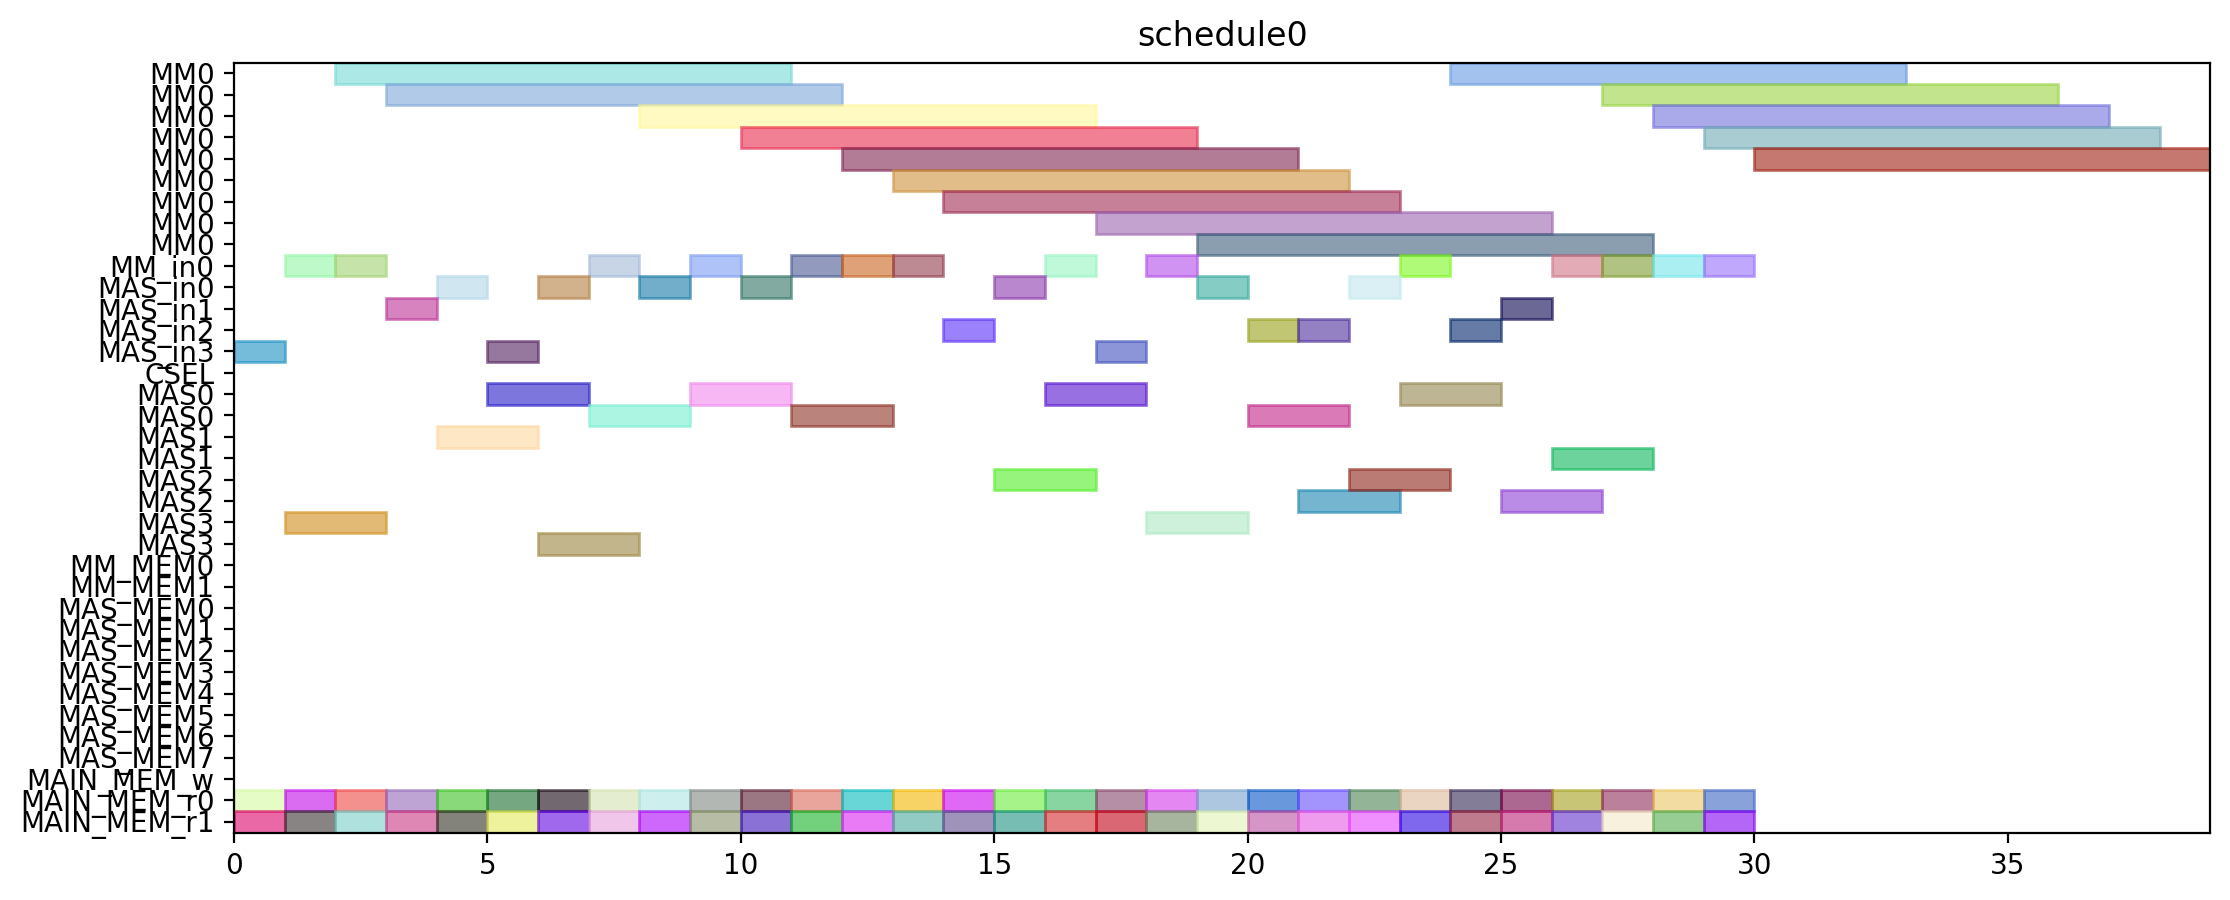

This figure's Python source:
from pyschedule import Scenario, solvers, plotters, alt


def solve():
	horizon = 120
	S = Scenario("schedule0", horizon=horizon)

	# resource
	MM = S.Resources('MM', num=1, size=9)
	MM_in = S.Resources('MM_in', num=1)
	MAS_in = S.Resources('MAS_in', num=4)
	CSEL = S.Resource('CSEL')
	MAS = S.Resources('MAS', num=4, size=2, periods=range(1, horizon))
	MM_MEM = S.Resources('MM_MEM', num=2)
	MAS_MEM = S.Resources('MAS_MEM', num=8)
	MAIN_MEM_w = S.Resource('MAIN_MEM_w', size=1)
	MAIN_MEM_r = S.Resources('MAIN_MEM_r', num=2)

	# result of previous scheduling

	# new tasks
	t1_t0 = S.Task('t1_t0', length=9, delay_cost=1)
	t1_t0 += alt(MM)
	t1_t0_in = S.Task('t1_t0_in', length=1, delay_cost=1)
	t1_t0_in += alt(MM_in)
	S += t1_t0_in*MM_in[0]<=t1_t0*MM[0]
	t1_t0_mem0 = S.Task('t1_t0_mem0', length=1, delay_cost=1)
	t1_t0_mem0 += MAIN_MEM_r[0]
	S += t1_t0_mem0 <= t1_t0

	t1_t0_mem1 = S.Task('t1_t0_mem1', length=1, delay_cost=1)
	t1_t0_mem1 += MAIN_MEM_r[1]
	S += t1_t0_mem1 <= t1_t0

	t1_t1 = S.Task('t1_t1', length=9, delay_cost=1)
	t1_t1 += alt(MM)
	t1_t1_in = S.Task('t1_t1_in', length=1, delay_cost=1)
	t1_t1_in += alt(MM_in)
	S += t1_t1_in*MM_in[0]<=t1_t1*MM[0]
	t1_t1_mem0 = S.Task('t1_t1_mem0', length=1, delay_cost=1)
	t1_t1_mem0 += MAIN_MEM_r[0]
	S += t1_t1_mem0 <= t1_t1

	t1_t1_mem1 = S.Task('t1_t1_mem1', length=1, delay_cost=1)
	t1_t1_mem1 += MAIN_MEM_r[1]
	S += t1_t1_mem1 <= t1_t1

	t1_t2 = S.Task('t1_t2', length=2, delay_cost=1)
	t1_t2 += alt(MAS)
	t1_t2_in = S.Task('t1_t2_in', length=1, delay_cost=1)
	t1_t2_in += alt(MAS_in)
	S += t1_t2_in*MAS_in[0]<=t1_t2*MAS[0]

	S += t1_t2_in*MAS_in[1]<=t1_t2*MAS[1]

	S += t1_t2_in*MAS_in[2]<=t1_t2*MAS[2]

	S += t1_t2_in*MAS_in[3]<=t1_t2*MAS[3]

	t1_t2_mem0 = S.Task('t1_t2_mem0', length=1, delay_cost=1)
	t1_t2_mem0 += MAIN_MEM_r[0]
	S += t1_t2_mem0 <= t1_t2

	t1_t2_mem1 = S.Task('t1_t2_mem1', length=1, delay_cost=1)
	t1_t2_mem1 += MAIN_MEM_r[1]
	S += t1_t2_mem1 <= t1_t2

	t1_t3 = S.Task('t1_t3', length=2, delay_cost=1)
	t1_t3 += alt(MAS)
	t1_t3_in = S.Task('t1_t3_in', length=1, delay_cost=1)
	t1_t3_in += alt(MAS_in)
	S += t1_t3_in*MAS_in[0]<=t1_t3*MAS[0]

	S += t1_t3_in*MAS_in[1]<=t1_t3*MAS[1]

	S += t1_t3_in*MAS_in[2]<=t1_t3*MAS[2]

	S += t1_t3_in*MAS_in[3]<=t1_t3*MAS[3]

	t1_t3_mem0 = S.Task('t1_t3_mem0', length=1, delay_cost=1)
	t1_t3_mem0 += MAIN_MEM_r[0]
	S += t1_t3_mem0 <= t1_t3

	t1_t3_mem1 = S.Task('t1_t3_mem1', length=1, delay_cost=1)
	t1_t3_mem1 += MAIN_MEM_r[1]
	S += t1_t3_mem1 <= t1_t3

	t2_t0 = S.Task('t2_t0', length=9, delay_cost=1)
	t2_t0 += alt(MM)
	t2_t0_in = S.Task('t2_t0_in', length=1, delay_cost=1)
	t2_t0_in += alt(MM_in)
	S += t2_t0_in*MM_in[0]<=t2_t0*MM[0]
	t2_t0_mem0 = S.Task('t2_t0_mem0', length=1, delay_cost=1)
	t2_t0_mem0 += MAIN_MEM_r[0]
	S += t2_t0_mem0 <= t2_t0

	t2_t0_mem1 = S.Task('t2_t0_mem1', length=1, delay_cost=1)
	t2_t0_mem1 += MAIN_MEM_r[1]
	S += t2_t0_mem1 <= t2_t0

	t2_t1 = S.Task('t2_t1', length=9, delay_cost=1)
	t2_t1 += alt(MM)
	t2_t1_in = S.Task('t2_t1_in', length=1, delay_cost=1)
	t2_t1_in += alt(MM_in)
	S += t2_t1_in*MM_in[0]<=t2_t1*MM[0]
	t2_t1_mem0 = S.Task('t2_t1_mem0', length=1, delay_cost=1)
	t2_t1_mem0 += MAIN_MEM_r[0]
	S += t2_t1_mem0 <= t2_t1

	t2_t1_mem1 = S.Task('t2_t1_mem1', length=1, delay_cost=1)
	t2_t1_mem1 += MAIN_MEM_r[1]
	S += t2_t1_mem1 <= t2_t1

	t2_t2 = S.Task('t2_t2', length=2, delay_cost=1)
	t2_t2 += alt(MAS)
	t2_t2_in = S.Task('t2_t2_in', length=1, delay_cost=1)
	t2_t2_in += alt(MAS_in)
	S += t2_t2_in*MAS_in[0]<=t2_t2*MAS[0]

	S += t2_t2_in*MAS_in[1]<=t2_t2*MAS[1]

	S += t2_t2_in*MAS_in[2]<=t2_t2*MAS[2]

	S += t2_t2_in*MAS_in[3]<=t2_t2*MAS[3]

	t2_t2_mem0 = S.Task('t2_t2_mem0', length=1, delay_cost=1)
	t2_t2_mem0 += MAIN_MEM_r[0]
	S += t2_t2_mem0 <= t2_t2

	t2_t2_mem1 = S.Task('t2_t2_mem1', length=1, delay_cost=1)
	t2_t2_mem1 += MAIN_MEM_r[1]
	S += t2_t2_mem1 <= t2_t2

	t2_t3 = S.Task('t2_t3', length=2, delay_cost=1)
	t2_t3 += alt(MAS)
	t2_t3_in = S.Task('t2_t3_in', length=1, delay_cost=1)
	t2_t3_in += alt(MAS_in)
	S += t2_t3_in*MAS_in[0]<=t2_t3*MAS[0]

	S += t2_t3_in*MAS_in[1]<=t2_t3*MAS[1]

	S += t2_t3_in*MAS_in[2]<=t2_t3*MAS[2]

	S += t2_t3_in*MAS_in[3]<=t2_t3*MAS[3]

	t2_t3_mem0 = S.Task('t2_t3_mem0', length=1, delay_cost=1)
	t2_t3_mem0 += MAIN_MEM_r[0]
	S += t2_t3_mem0 <= t2_t3

	t2_t3_mem1 = S.Task('t2_t3_mem1', length=1, delay_cost=1)
	t2_t3_mem1 += MAIN_MEM_r[1]
	S += t2_t3_mem1 <= t2_t3

	t0_t0 = S.Task('t0_t0', length=9, delay_cost=1)
	t0_t0 += alt(MM)
	t0_t0_in = S.Task('t0_t0_in', length=1, delay_cost=1)
	t0_t0_in += alt(MM_in)
	S += t0_t0_in*MM_in[0]<=t0_t0*MM[0]
	t0_t0_mem0 = S.Task('t0_t0_mem0', length=1, delay_cost=1)
	t0_t0_mem0 += MAIN_MEM_r[0]
	S += t0_t0_mem0 <= t0_t0

	t0_t0_mem1 = S.Task('t0_t0_mem1', length=1, delay_cost=1)
	t0_t0_mem1 += MAIN_MEM_r[1]
	S += t0_t0_mem1 <= t0_t0

	t0_t1 = S.Task('t0_t1', length=9, delay_cost=1)
	t0_t1 += alt(MM)
	t0_t1_in = S.Task('t0_t1_in', length=1, delay_cost=1)
	t0_t1_in += alt(MM_in)
	S += t0_t1_in*MM_in[0]<=t0_t1*MM[0]
	t0_t1_mem0 = S.Task('t0_t1_mem0', length=1, delay_cost=1)
	t0_t1_mem0 += MAIN_MEM_r[0]
	S += t0_t1_mem0 <= t0_t1

	t0_t1_mem1 = S.Task('t0_t1_mem1', length=1, delay_cost=1)
	t0_t1_mem1 += MAIN_MEM_r[1]
	S += t0_t1_mem1 <= t0_t1

	t0_t2 = S.Task('t0_t2', length=2, delay_cost=1)
	t0_t2 += alt(MAS)
	t0_t2_in = S.Task('t0_t2_in', length=1, delay_cost=1)
	t0_t2_in += alt(MAS_in)
	S += t0_t2_in*MAS_in[0]<=t0_t2*MAS[0]

	S += t0_t2_in*MAS_in[1]<=t0_t2*MAS[1]

	S += t0_t2_in*MAS_in[2]<=t0_t2*MAS[2]

	S += t0_t2_in*MAS_in[3]<=t0_t2*MAS[3]

	t0_t2_mem0 = S.Task('t0_t2_mem0', length=1, delay_cost=1)
	t0_t2_mem0 += MAIN_MEM_r[0]
	S += t0_t2_mem0 <= t0_t2

	t0_t2_mem1 = S.Task('t0_t2_mem1', length=1, delay_cost=1)
	t0_t2_mem1 += MAIN_MEM_r[1]
	S += t0_t2_mem1 <= t0_t2

	t0_t3 = S.Task('t0_t3', length=2, delay_cost=1)
	t0_t3 += alt(MAS)
	t0_t3_in = S.Task('t0_t3_in', length=1, delay_cost=1)
	t0_t3_in += alt(MAS_in)
	S += t0_t3_in*MAS_in[0]<=t0_t3*MAS[0]

	S += t0_t3_in*MAS_in[1]<=t0_t3*MAS[1]

	S += t0_t3_in*MAS_in[2]<=t0_t3*MAS[2]

	S += t0_t3_in*MAS_in[3]<=t0_t3*MAS[3]

	t0_t3_mem0 = S.Task('t0_t3_mem0', length=1, delay_cost=1)
	t0_t3_mem0 += MAIN_MEM_r[0]
	S += t0_t3_mem0 <= t0_t3

	t0_t3_mem1 = S.Task('t0_t3_mem1', length=1, delay_cost=1)
	t0_t3_mem1 += MAIN_MEM_r[1]
	S += t0_t3_mem1 <= t0_t3

	t4_t0_t0 = S.Task('t4_t0_t0', length=9, delay_cost=1)
	t4_t0_t0 += alt(MM)
	t4_t0_t0_in = S.Task('t4_t0_t0_in', length=1, delay_cost=1)
	t4_t0_t0_in += alt(MM_in)
	S += t4_t0_t0_in*MM_in[0]<=t4_t0_t0*MM[0]
	t4_t0_t0_mem0 = S.Task('t4_t0_t0_mem0', length=1, delay_cost=1)
	t4_t0_t0_mem0 += MAIN_MEM_r[0]
	S += t4_t0_t0_mem0 <= t4_t0_t0

	t4_t0_t0_mem1 = S.Task('t4_t0_t0_mem1', length=1, delay_cost=1)
	t4_t0_t0_mem1 += MAIN_MEM_r[1]
	S += t4_t0_t0_mem1 <= t4_t0_t0

	t4_t0_t1 = S.Task('t4_t0_t1', length=9, delay_cost=1)
	t4_t0_t1 += alt(MM)
	t4_t0_t1_in = S.Task('t4_t0_t1_in', length=1, delay_cost=1)
	t4_t0_t1_in += alt(MM_in)
	S += t4_t0_t1_in*MM_in[0]<=t4_t0_t1*MM[0]
	t4_t0_t1_mem0 = S.Task('t4_t0_t1_mem0', length=1, delay_cost=1)
	t4_t0_t1_mem0 += MAIN_MEM_r[0]
	S += t4_t0_t1_mem0 <= t4_t0_t1

	t4_t0_t1_mem1 = S.Task('t4_t0_t1_mem1', length=1, delay_cost=1)
	t4_t0_t1_mem1 += MAIN_MEM_r[1]
	S += t4_t0_t1_mem1 <= t4_t0_t1

	t4_t0_t2 = S.Task('t4_t0_t2', length=2, delay_cost=1)
	t4_t0_t2 += alt(MAS)
	t4_t0_t2_in = S.Task('t4_t0_t2_in', length=1, delay_cost=1)
	t4_t0_t2_in += alt(MAS_in)
	S += t4_t0_t2_in*MAS_in[0]<=t4_t0_t2*MAS[0]

	S += t4_t0_t2_in*MAS_in[1]<=t4_t0_t2*MAS[1]

	S += t4_t0_t2_in*MAS_in[2]<=t4_t0_t2*MAS[2]

	S += t4_t0_t2_in*MAS_in[3]<=t4_t0_t2*MAS[3]

	t4_t0_t2_mem0 = S.Task('t4_t0_t2_mem0', length=1, delay_cost=1)
	t4_t0_t2_mem0 += MAIN_MEM_r[0]
	S += t4_t0_t2_mem0 <= t4_t0_t2

	t4_t0_t2_mem1 = S.Task('t4_t0_t2_mem1', length=1, delay_cost=1)
	t4_t0_t2_mem1 += MAIN_MEM_r[1]
	S += t4_t0_t2_mem1 <= t4_t0_t2

	t4_t0_t3 = S.Task('t4_t0_t3', length=2, delay_cost=1)
	t4_t0_t3 += alt(MAS)
	t4_t0_t3_in = S.Task('t4_t0_t3_in', length=1, delay_cost=1)
	t4_t0_t3_in += alt(MAS_in)
	S += t4_t0_t3_in*MAS_in[0]<=t4_t0_t3*MAS[0]

	S += t4_t0_t3_in*MAS_in[1]<=t4_t0_t3*MAS[1]

	S += t4_t0_t3_in*MAS_in[2]<=t4_t0_t3*MAS[2]

	S += t4_t0_t3_in*MAS_in[3]<=t4_t0_t3*MAS[3]

	t4_t0_t3_mem0 = S.Task('t4_t0_t3_mem0', length=1, delay_cost=1)
	t4_t0_t3_mem0 += MAIN_MEM_r[0]
	S += t4_t0_t3_mem0 <= t4_t0_t3

	t4_t0_t3_mem1 = S.Task('t4_t0_t3_mem1', length=1, delay_cost=1)
	t4_t0_t3_mem1 += MAIN_MEM_r[1]
	S += t4_t0_t3_mem1 <= t4_t0_t3

	t4_t1_t0 = S.Task('t4_t1_t0', length=9, delay_cost=1)
	t4_t1_t0 += alt(MM)
	t4_t1_t0_in = S.Task('t4_t1_t0_in', length=1, delay_cost=1)
	t4_t1_t0_in += alt(MM_in)
	S += t4_t1_t0_in*MM_in[0]<=t4_t1_t0*MM[0]
	t4_t1_t0_mem0 = S.Task('t4_t1_t0_mem0', length=1, delay_cost=1)
	t4_t1_t0_mem0 += MAIN_MEM_r[0]
	S += t4_t1_t0_mem0 <= t4_t1_t0

	t4_t1_t0_mem1 = S.Task('t4_t1_t0_mem1', length=1, delay_cost=1)
	t4_t1_t0_mem1 += MAIN_MEM_r[1]
	S += t4_t1_t0_mem1 <= t4_t1_t0

	t4_t1_t1 = S.Task('t4_t1_t1', length=9, delay_cost=1)
	t4_t1_t1 += alt(MM)
	t4_t1_t1_in = S.Task('t4_t1_t1_in', length=1, delay_cost=1)
	t4_t1_t1_in += alt(MM_in)
	S += t4_t1_t1_in*MM_in[0]<=t4_t1_t1*MM[0]
	t4_t1_t1_mem0 = S.Task('t4_t1_t1_mem0', length=1, delay_cost=1)
	t4_t1_t1_mem0 += MAIN_MEM_r[0]
	S += t4_t1_t1_mem0 <= t4_t1_t1

	t4_t1_t1_mem1 = S.Task('t4_t1_t1_mem1', length=1, delay_cost=1)
	t4_t1_t1_mem1 += MAIN_MEM_r[1]
	S += t4_t1_t1_mem1 <= t4_t1_t1

	t4_t1_t2 = S.Task('t4_t1_t2', length=2, delay_cost=1)
	t4_t1_t2 += alt(MAS)
	t4_t1_t2_in = S.Task('t4_t1_t2_in', length=1, delay_cost=1)
	t4_t1_t2_in += alt(MAS_in)
	S += t4_t1_t2_in*MAS_in[0]<=t4_t1_t2*MAS[0]

	S += t4_t1_t2_in*MAS_in[1]<=t4_t1_t2*MAS[1]

	S += t4_t1_t2_in*MAS_in[2]<=t4_t1_t2*MAS[2]

	S += t4_t1_t2_in*MAS_in[3]<=t4_t1_t2*MAS[3]

	t4_t1_t2_mem0 = S.Task('t4_t1_t2_mem0', length=1, delay_cost=1)
	t4_t1_t2_mem0 += MAIN_MEM_r[0]
	S += t4_t1_t2_mem0 <= t4_t1_t2

	t4_t1_t2_mem1 = S.Task('t4_t1_t2_mem1', length=1, delay_cost=1)
	t4_t1_t2_mem1 += MAIN_MEM_r[1]
	S += t4_t1_t2_mem1 <= t4_t1_t2

	t4_t1_t3 = S.Task('t4_t1_t3', length=2, delay_cost=1)
	t4_t1_t3 += alt(MAS)
	t4_t1_t3_in = S.Task('t4_t1_t3_in', length=1, delay_cost=1)
	t4_t1_t3_in += alt(MAS_in)
	S += t4_t1_t3_in*MAS_in[0]<=t4_t1_t3*MAS[0]

	S += t4_t1_t3_in*MAS_in[1]<=t4_t1_t3*MAS[1]

	S += t4_t1_t3_in*MAS_in[2]<=t4_t1_t3*MAS[2]

	S += t4_t1_t3_in*MAS_in[3]<=t4_t1_t3*MAS[3]

	t4_t1_t3_mem0 = S.Task('t4_t1_t3_mem0', length=1, delay_cost=1)
	t4_t1_t3_mem0 += MAIN_MEM_r[0]
	S += t4_t1_t3_mem0 <= t4_t1_t3

	t4_t1_t3_mem1 = S.Task('t4_t1_t3_mem1', length=1, delay_cost=1)
	t4_t1_t3_mem1 += MAIN_MEM_r[1]
	S += t4_t1_t3_mem1 <= t4_t1_t3

	t4_t2_t0 = S.Task('t4_t2_t0', length=9, delay_cost=1)
	t4_t2_t0 += alt(MM)
	t4_t2_t0_in = S.Task('t4_t2_t0_in', length=1, delay_cost=1)
	t4_t2_t0_in += alt(MM_in)
	S += t4_t2_t0_in*MM_in[0]<=t4_t2_t0*MM[0]
	t4_t2_t0_mem0 = S.Task('t4_t2_t0_mem0', length=1, delay_cost=1)
	t4_t2_t0_mem0 += MAIN_MEM_r[0]
	S += t4_t2_t0_mem0 <= t4_t2_t0

	t4_t2_t0_mem1 = S.Task('t4_t2_t0_mem1', length=1, delay_cost=1)
	t4_t2_t0_mem1 += MAIN_MEM_r[1]
	S += t4_t2_t0_mem1 <= t4_t2_t0

	t4_t2_t1 = S.Task('t4_t2_t1', length=9, delay_cost=1)
	t4_t2_t1 += alt(MM)
	t4_t2_t1_in = S.Task('t4_t2_t1_in', length=1, delay_cost=1)
	t4_t2_t1_in += alt(MM_in)
	S += t4_t2_t1_in*MM_in[0]<=t4_t2_t1*MM[0]
	t4_t2_t1_mem0 = S.Task('t4_t2_t1_mem0', length=1, delay_cost=1)
	t4_t2_t1_mem0 += MAIN_MEM_r[0]
	S += t4_t2_t1_mem0 <= t4_t2_t1

	t4_t2_t1_mem1 = S.Task('t4_t2_t1_mem1', length=1, delay_cost=1)
	t4_t2_t1_mem1 += MAIN_MEM_r[1]
	S += t4_t2_t1_mem1 <= t4_t2_t1

	t4_t2_t2 = S.Task('t4_t2_t2', length=2, delay_cost=1)
	t4_t2_t2 += alt(MAS)
	t4_t2_t2_in = S.Task('t4_t2_t2_in', length=1, delay_cost=1)
	t4_t2_t2_in += alt(MAS_in)
	S += t4_t2_t2_in*MAS_in[0]<=t4_t2_t2*MAS[0]

	S += t4_t2_t2_in*MAS_in[1]<=t4_t2_t2*MAS[1]

	S += t4_t2_t2_in*MAS_in[2]<=t4_t2_t2*MAS[2]

	S += t4_t2_t2_in*MAS_in[3]<=t4_t2_t2*MAS[3]

	t4_t2_t2_mem0 = S.Task('t4_t2_t2_mem0', length=1, delay_cost=1)
	t4_t2_t2_mem0 += MAIN_MEM_r[0]
	S += t4_t2_t2_mem0 <= t4_t2_t2

	t4_t2_t2_mem1 = S.Task('t4_t2_t2_mem1', length=1, delay_cost=1)
	t4_t2_t2_mem1 += MAIN_MEM_r[1]
	S += t4_t2_t2_mem1 <= t4_t2_t2

	t4_t2_t3 = S.Task('t4_t2_t3', length=2, delay_cost=1)
	t4_t2_t3 += alt(MAS)
	t4_t2_t3_in = S.Task('t4_t2_t3_in', length=1, delay_cost=1)
	t4_t2_t3_in += alt(MAS_in)
	S += t4_t2_t3_in*MAS_in[0]<=t4_t2_t3*MAS[0]

	S += t4_t2_t3_in*MAS_in[1]<=t4_t2_t3*MAS[1]

	S += t4_t2_t3_in*MAS_in[2]<=t4_t2_t3*MAS[2]

	S += t4_t2_t3_in*MAS_in[3]<=t4_t2_t3*MAS[3]

	t4_t2_t3_mem0 = S.Task('t4_t2_t3_mem0', length=1, delay_cost=1)
	t4_t2_t3_mem0 += MAIN_MEM_r[0]
	S += t4_t2_t3_mem0 <= t4_t2_t3

	t4_t2_t3_mem1 = S.Task('t4_t2_t3_mem1', length=1, delay_cost=1)
	t4_t2_t3_mem1 += MAIN_MEM_r[1]
	S += t4_t2_t3_mem1 <= t4_t2_t3

	t4_t40 = S.Task('t4_t40', length=2, delay_cost=1)
	t4_t40 += alt(MAS)
	t4_t40_in = S.Task('t4_t40_in', length=1, delay_cost=1)
	t4_t40_in += alt(MAS_in)
	S += t4_t40_in*MAS_in[0]<=t4_t40*MAS[0]

	S += t4_t40_in*MAS_in[1]<=t4_t40*MAS[1]

	S += t4_t40_in*MAS_in[2]<=t4_t40*MAS[2]

	S += t4_t40_in*MAS_in[3]<=t4_t40*MAS[3]

	t4_t40_mem0 = S.Task('t4_t40_mem0', length=1, delay_cost=1)
	t4_t40_mem0 += MAIN_MEM_r[0]
	S += t4_t40_mem0 <= t4_t40

	t4_t40_mem1 = S.Task('t4_t40_mem1', length=1, delay_cost=1)
	t4_t40_mem1 += MAIN_MEM_r[1]
	S += t4_t40_mem1 <= t4_t40

	t4_t41 = S.Task('t4_t41', length=2, delay_cost=1)
	t4_t41 += alt(MAS)
	t4_t41_in = S.Task('t4_t41_in', length=1, delay_cost=1)
	t4_t41_in += alt(MAS_in)
	S += t4_t41_in*MAS_in[0]<=t4_t41*MAS[0]

	S += t4_t41_in*MAS_in[1]<=t4_t41*MAS[1]

	S += t4_t41_in*MAS_in[2]<=t4_t41*MAS[2]

	S += t4_t41_in*MAS_in[3]<=t4_t41*MAS[3]

	t4_t41_mem0 = S.Task('t4_t41_mem0', length=1, delay_cost=1)
	t4_t41_mem0 += MAIN_MEM_r[0]
	S += t4_t41_mem0 <= t4_t41

	t4_t41_mem1 = S.Task('t4_t41_mem1', length=1, delay_cost=1)
	t4_t41_mem1 += MAIN_MEM_r[1]
	S += t4_t41_mem1 <= t4_t41

	t4_t50 = S.Task('t4_t50', length=2, delay_cost=1)
	t4_t50 += alt(MAS)
	t4_t50_in = S.Task('t4_t50_in', length=1, delay_cost=1)
	t4_t50_in += alt(MAS_in)
	S += t4_t50_in*MAS_in[0]<=t4_t50*MAS[0]

	S += t4_t50_in*MAS_in[1]<=t4_t50*MAS[1]

	S += t4_t50_in*MAS_in[2]<=t4_t50*MAS[2]

	S += t4_t50_in*MAS_in[3]<=t4_t50*MAS[3]

	t4_t50_mem0 = S.Task('t4_t50_mem0', length=1, delay_cost=1)
	t4_t50_mem0 += MAIN_MEM_r[0]
	S += t4_t50_mem0 <= t4_t50

	t4_t50_mem1 = S.Task('t4_t50_mem1', length=1, delay_cost=1)
	t4_t50_mem1 += MAIN_MEM_r[1]
	S += t4_t50_mem1 <= t4_t50

	t4_t51 = S.Task('t4_t51', length=2, delay_cost=1)
	t4_t51 += alt(MAS)
	t4_t51_in = S.Task('t4_t51_in', length=1, delay_cost=1)
	t4_t51_in += alt(MAS_in)
	S += t4_t51_in*MAS_in[0]<=t4_t51*MAS[0]

	S += t4_t51_in*MAS_in[1]<=t4_t51*MAS[1]

	S += t4_t51_in*MAS_in[2]<=t4_t51*MAS[2]

	S += t4_t51_in*MAS_in[3]<=t4_t51*MAS[3]

	t4_t51_mem0 = S.Task('t4_t51_mem0', length=1, delay_cost=1)
	t4_t51_mem0 += MAIN_MEM_r[0]
	S += t4_t51_mem0 <= t4_t51

	t4_t51_mem1 = S.Task('t4_t51_mem1', length=1, delay_cost=1)
	t4_t51_mem1 += MAIN_MEM_r[1]
	S += t4_t51_mem1 <= t4_t51

	t4_t8_t0 = S.Task('t4_t8_t0', length=9, delay_cost=1)
	t4_t8_t0 += alt(MM)
	t4_t8_t0_in = S.Task('t4_t8_t0_in', length=1, delay_cost=1)
	t4_t8_t0_in += alt(MM_in)
	S += t4_t8_t0_in*MM_in[0]<=t4_t8_t0*MM[0]
	t4_t8_t0_mem0 = S.Task('t4_t8_t0_mem0', length=1, delay_cost=1)
	t4_t8_t0_mem0 += MAIN_MEM_r[0]
	S += t4_t8_t0_mem0 <= t4_t8_t0

	t4_t8_t0_mem1 = S.Task('t4_t8_t0_mem1', length=1, delay_cost=1)
	t4_t8_t0_mem1 += MAIN_MEM_r[1]
	S += t4_t8_t0_mem1 <= t4_t8_t0

	t4_t8_t1 = S.Task('t4_t8_t1', length=9, delay_cost=1)
	t4_t8_t1 += alt(MM)
	t4_t8_t1_in = S.Task('t4_t8_t1_in', length=1, delay_cost=1)
	t4_t8_t1_in += alt(MM_in)
	S += t4_t8_t1_in*MM_in[0]<=t4_t8_t1*MM[0]
	t4_t8_t1_mem0 = S.Task('t4_t8_t1_mem0', length=1, delay_cost=1)
	t4_t8_t1_mem0 += MAIN_MEM_r[0]
	S += t4_t8_t1_mem0 <= t4_t8_t1

	t4_t8_t1_mem1 = S.Task('t4_t8_t1_mem1', length=1, delay_cost=1)
	t4_t8_t1_mem1 += MAIN_MEM_r[1]
	S += t4_t8_t1_mem1 <= t4_t8_t1

	solvers.mip.solve(S,msg=1,kind='CPLEX',ratio_gap=1.01)

	solution = [['hoge']*len(S.solution()[1]) for i in range(len(S.solution()))]
	for i in range(len(S.solution())):
		for j in range(len(S.solution()[i])):
			solution[i][j]=str(S.solution()[i][j])
	print(solution)

	cycles = int(solution[-1][3])

	pic_file_name = "/home/mfukuda/ABE/multiRAM_multiMAS_16mux/scheduling_result/stage9MM1_stage2MAS4/SPARSE/schedule0.png"
	if(S.solution() != []):
		plotters.matplotlib.plot(S,img_filename=pic_file_name, show_task_labels=False, fig_size=(cycles*0.25+3, 5))

	return solution
